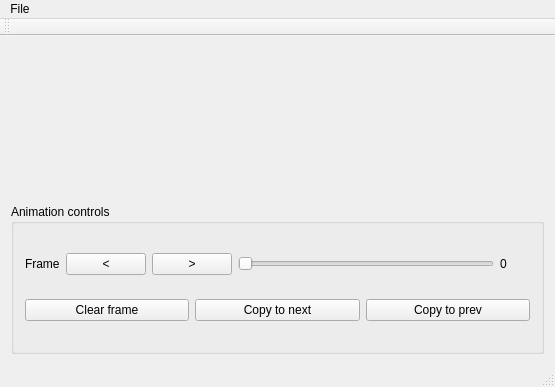
<?xml version="1.0" encoding="UTF-8"?>
<ui version="4.0">
 <class>MainWindow</class>
 <widget class="QMainWindow" name="MainWindow">
  <property name="geometry">
   <rect>
    <x>0</x>
    <y>0</y>
    <width>555</width>
    <height>387</height>
   </rect>
  </property>
  <property name="windowTitle">
   <string>BitPuncher</string>
  </property>
  <widget class="QWidget" name="centralWidget">
   <layout class="QVBoxLayout" name="verticalLayout_2">
    <item>
     <widget class="BitmapCanvas" name="bitmapCanvas" native="true"/>
    </item>
    <item>
     <widget class="QGroupBox" name="groupBox">
      <property name="title">
       <string>Animation controls</string>
      </property>
      <layout class="QVBoxLayout" name="verticalLayout">
       <item>
        <layout class="QHBoxLayout" name="horizontalLayout_2">
         <item>
          <widget class="QLabel" name="label">
           <property name="sizePolicy">
            <sizepolicy hsizetype="Preferred" vsizetype="Fixed">
             <horstretch>0</horstretch>
             <verstretch>0</verstretch>
            </sizepolicy>
           </property>
           <property name="text">
            <string>Frame</string>
           </property>
          </widget>
         </item>
         <item>
          <widget class="QPushButton" name="framePrev">
           <property name="text">
            <string>&lt;</string>
           </property>
          </widget>
         </item>
         <item>
          <widget class="QPushButton" name="frameNext">
           <property name="text">
            <string>&gt;</string>
           </property>
          </widget>
         </item>
         <item>
          <widget class="QSlider" name="frameSlider">
           <property name="sizePolicy">
            <sizepolicy hsizetype="Expanding" vsizetype="Fixed">
             <horstretch>0</horstretch>
             <verstretch>0</verstretch>
            </sizepolicy>
           </property>
           <property name="orientation">
            <enum>Qt::Horizontal</enum>
           </property>
          </widget>
         </item>
         <item>
          <widget class="QLabel" name="currentFrame">
           <property name="sizePolicy">
            <sizepolicy hsizetype="Fixed" vsizetype="Fixed">
             <horstretch>0</horstretch>
             <verstretch>0</verstretch>
            </sizepolicy>
           </property>
           <property name="minimumSize">
            <size>
             <width>30</width>
             <height>0</height>
            </size>
           </property>
           <property name="text">
            <string>0</string>
           </property>
          </widget>
         </item>
        </layout>
       </item>
       <item>
        <layout class="QHBoxLayout" name="horizontalLayout">
         <item>
          <widget class="QPushButton" name="clearFrame">
           <property name="text">
            <string>Clear frame</string>
           </property>
          </widget>
         </item>
         <item>
          <widget class="QPushButton" name="copyToNext">
           <property name="text">
            <string>Copy to next</string>
           </property>
          </widget>
         </item>
         <item>
          <widget class="QPushButton" name="copyToPrev">
           <property name="text">
            <string>Copy to prev</string>
           </property>
          </widget>
         </item>
        </layout>
       </item>
      </layout>
     </widget>
    </item>
   </layout>
  </widget>
  <widget class="QMenuBar" name="menuBar">
   <property name="geometry">
    <rect>
     <x>0</x>
     <y>0</y>
     <width>555</width>
     <height>22</height>
    </rect>
   </property>
   <widget class="QMenu" name="menuFile">
    <property name="title">
     <string>File</string>
    </property>
    <addaction name="actionNew"/>
    <addaction name="actionOpen"/>
    <addaction name="actionSave"/>
    <addaction name="actionSaveAs"/>
    <addaction name="actionExport"/>
   </widget>
   <addaction name="menuFile"/>
  </widget>
  <widget class="QToolBar" name="mainToolBar">
   <attribute name="toolBarArea">
    <enum>TopToolBarArea</enum>
   </attribute>
   <attribute name="toolBarBreak">
    <bool>false</bool>
   </attribute>
  </widget>
  <widget class="QStatusBar" name="statusBar"/>
  <action name="actionNew">
   <property name="text">
    <string>New...</string>
   </property>
   <property name="shortcut">
    <string>Ctrl+N</string>
   </property>
  </action>
  <action name="actionOpen">
   <property name="text">
    <string>Open...</string>
   </property>
   <property name="shortcut">
    <string>Ctrl+O</string>
   </property>
  </action>
  <action name="actionSaveAs">
   <property name="text">
    <string>Save As...</string>
   </property>
   <property name="shortcut">
    <string>Ctrl+Shift+S</string>
   </property>
  </action>
  <action name="actionExport">
   <property name="text">
    <string>Export</string>
   </property>
   <property name="shortcut">
    <string>Ctrl+E</string>
   </property>
  </action>
  <action name="actionSave">
   <property name="text">
    <string>Save</string>
   </property>
   <property name="shortcut">
    <string>Ctrl+S</string>
   </property>
  </action>
 </widget>
 <layoutdefault spacing="6" margin="11"/>
 <customwidgets>
  <customwidget>
   <class>BitmapCanvas</class>
   <extends>QWidget</extends>
   <header>bitmapcanvas.h</header>
   <container>1</container>
  </customwidget>
 </customwidgets>
 <resources/>
 <connections>
  <connection>
   <sender>frameSlider</sender>
   <signal>valueChanged(int)</signal>
   <receiver>currentFrame</receiver>
   <slot>setNum(int)</slot>
   <hints>
    <hint type="sourcelabel">
     <x>207</x>
     <y>239</y>
    </hint>
    <hint type="destinationlabel">
     <x>498</x>
     <y>242</y>
    </hint>
   </hints>
  </connection>
  <connection>
   <sender>frameSlider</sender>
   <signal>valueChanged(int)</signal>
   <receiver>MainWindow</receiver>
   <slot>onFrameSliderChanged(int)</slot>
   <hints>
    <hint type="sourcelabel">
     <x>216</x>
     <y>239</y>
    </hint>
    <hint type="destinationlabel">
     <x>152</x>
     <y>272</y>
    </hint>
   </hints>
  </connection>
  <connection>
   <sender>actionNew</sender>
   <signal>triggered()</signal>
   <receiver>MainWindow</receiver>
   <slot>onActionNew()</slot>
   <hints>
    <hint type="sourcelabel">
     <x>-1</x>
     <y>-1</y>
    </hint>
    <hint type="destinationlabel">
     <x>173</x>
     <y>159</y>
    </hint>
   </hints>
  </connection>
  <connection>
   <sender>framePrev</sender>
   <signal>clicked()</signal>
   <receiver>MainWindow</receiver>
   <slot>onPrevFrameClicked()</slot>
   <hints>
    <hint type="sourcelabel">
     <x>83</x>
     <y>264</y>
    </hint>
    <hint type="destinationlabel">
     <x>76</x>
     <y>263</y>
    </hint>
   </hints>
  </connection>
  <connection>
   <sender>frameNext</sender>
   <signal>clicked()</signal>
   <receiver>MainWindow</receiver>
   <slot>onNextFrameClicked()</slot>
   <hints>
    <hint type="sourcelabel">
     <x>127</x>
     <y>236</y>
    </hint>
    <hint type="destinationlabel">
     <x>237</x>
     <y>185</y>
    </hint>
   </hints>
  </connection>
  <connection>
   <sender>clearFrame</sender>
   <signal>clicked()</signal>
   <receiver>MainWindow</receiver>
   <slot>onClearCurrentFrame()</slot>
   <hints>
    <hint type="sourcelabel">
     <x>128</x>
     <y>314</y>
    </hint>
    <hint type="destinationlabel">
     <x>80</x>
     <y>357</y>
    </hint>
   </hints>
  </connection>
  <connection>
   <sender>copyToNext</sender>
   <signal>clicked()</signal>
   <receiver>MainWindow</receiver>
   <slot>onCopyToNextFrame()</slot>
   <hints>
    <hint type="sourcelabel">
     <x>284</x>
     <y>319</y>
    </hint>
    <hint type="destinationlabel">
     <x>245</x>
     <y>362</y>
    </hint>
   </hints>
  </connection>
  <connection>
   <sender>copyToPrev</sender>
   <signal>clicked()</signal>
   <receiver>MainWindow</receiver>
   <slot>onCopyToPrevFrame()</slot>
   <hints>
    <hint type="sourcelabel">
     <x>423</x>
     <y>318</y>
    </hint>
    <hint type="destinationlabel">
     <x>408</x>
     <y>356</y>
    </hint>
   </hints>
  </connection>
  <connection>
   <sender>actionOpen</sender>
   <signal>triggered()</signal>
   <receiver>MainWindow</receiver>
   <slot>onActionOpen()</slot>
   <hints>
    <hint type="sourcelabel">
     <x>-1</x>
     <y>-1</y>
    </hint>
    <hint type="destinationlabel">
     <x>277</x>
     <y>193</y>
    </hint>
   </hints>
  </connection>
  <connection>
   <sender>actionSaveAs</sender>
   <signal>triggered()</signal>
   <receiver>MainWindow</receiver>
   <slot>onActionSaveAs()</slot>
   <hints>
    <hint type="sourcelabel">
     <x>-1</x>
     <y>-1</y>
    </hint>
    <hint type="destinationlabel">
     <x>277</x>
     <y>193</y>
    </hint>
   </hints>
  </connection>
  <connection>
   <sender>actionSave</sender>
   <signal>triggered()</signal>
   <receiver>MainWindow</receiver>
   <slot>onActionSave()</slot>
   <hints>
    <hint type="sourcelabel">
     <x>-1</x>
     <y>-1</y>
    </hint>
    <hint type="destinationlabel">
     <x>277</x>
     <y>193</y>
    </hint>
   </hints>
  </connection>
 </connections>
 <slots>
  <slot>onFrameSliderChanged(int)</slot>
  <slot>onActionNew()</slot>
  <slot>onActionOpen()</slot>
  <slot>onActionSave()</slot>
  <slot>onActionExport()</slot>
  <slot>onPrevFrameClicked()</slot>
  <slot>onNextFrameClicked()</slot>
  <slot>onClearCurrentFrame()</slot>
  <slot>onCopyToNextFrame()</slot>
  <slot>onCopyToPrevFrame()</slot>
  <slot>onActionSaveAs()</slot>
 </slots>
</ui>
